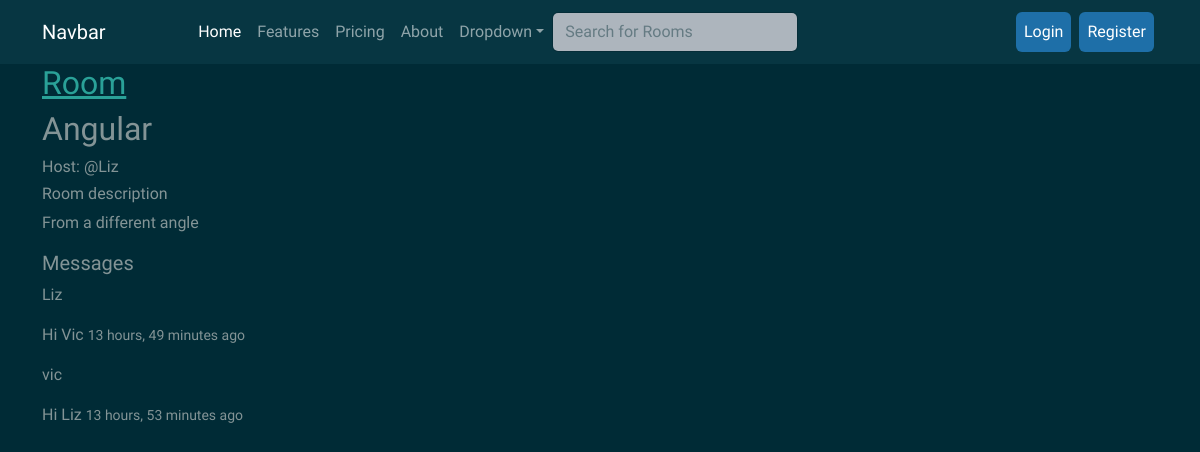
/room/3/, run on an earlier commit of the app's database.
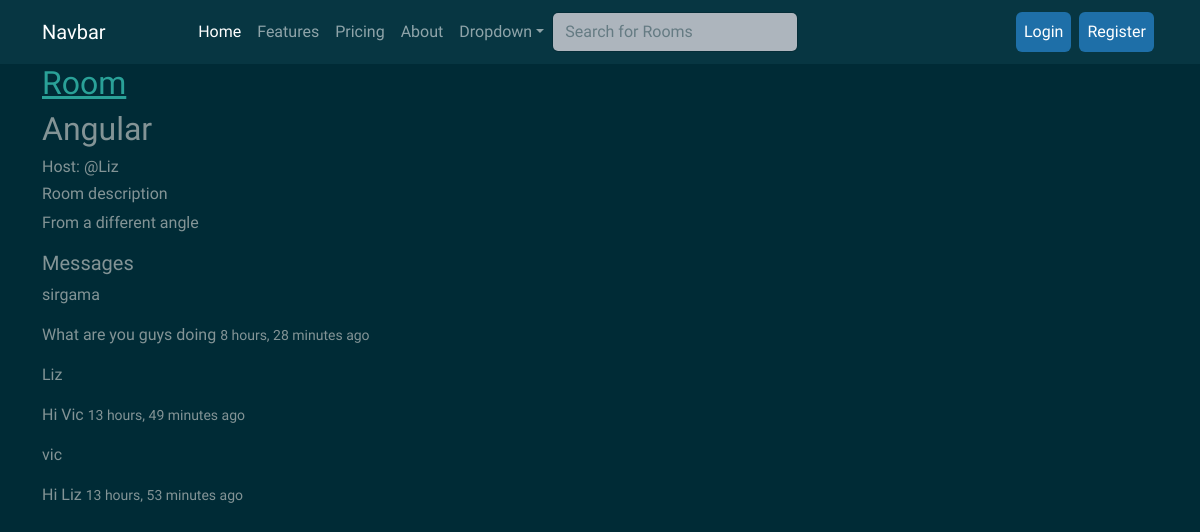
And on a later commit of the database.
### mainapp/models.py (models this page shows, shortened)
class Room(models.Model):
    host = models.ForeignKey(User,on_delete=models.SET_NULL, null=True)
    topic = models.ForeignKey(Topic, on_delete=models.SET_NULL, null=True)
    name = models.CharField(max_length=100)
    description = models.TextField(null=True, blank=True)
    members = models.ManyToManyField(User, related_name='members', blank=True)
    updated = models.DateTimeField(auto_now=True)
    created = models.DateTimeField(auto_now_add=True)
    class Meta:
        ordering = ['-updated', '-created']

class Message(models.Model):
    user = models.ForeignKey(User, on_delete=models.CASCADE)
    room = models.ForeignKey(Room, on_delete=models.CASCADE)
    body = models.TextField()
    updated = models.DateTimeField(auto_now=True)
    created = models.DateTimeField(auto_now_add=True)

### mainapp/views.py (the view, shortened to what this page needs)
# urls.py: path('room/<str:pk>/', views.room, name='room'),
def room(request, pk):
    room = Room.objects.get(id=pk)
    roomchats = room.message_set.all().order_by('-created')
    context = {
        "room" : room,
        "roomchats":roomchats
    }
    return render(request, 'mainapp/room.html', context)

### mainapp/templates/mainapp/room.html (shortened to what this page needs)
{% extends 'mainapp/base.html' %}
{% load static %}
{% block content %}
{% include 'mainapp/navbar.html' %}
<div class="container">
    <div class="row">
        <div class="col-md-7">
            <a href="{% url 'home' %}"><h2>Room</h2></a>
                <h2>{{room.name}}</h2>
                <h6>Host: @{{room.host.username}}</h6>
                <h6>Room description</h6>
                <p>{{room.description}}</p>
                <h5>Messages</h5>
                    {% for mess in roomchats %}
                        <p>{{mess.user}}    </p>
                        <p>{{mess.body}}  <small>{{mess.created | timesince}} ago</small></p>
                    {% endfor %}
{% endblock %}

### mainapp/templates/mainapp/base.html (shortened to what this page needs)
{% load static %}
<!DOCTYPE html>
<html lang="en">
<head>
    <link rel="stylesheet" href="https://cdnjs.cloudflare.com/ajax/libs/bootswatch/5.2.0/solar/bootstrap.min.css" />
</head>
<body>
    {% block content %}
    {% endblock %}
</body>
</html>

### mainapp/templates/mainapp/navbar.html (shortened to what this page needs)
{% load static %}
<nav class="navbar navbar-expand-lg navbar-dark bg-dark">
    <div class="container">
      <a class="navbar-brand" href="#">Navbar</a>
      <div class="collapse navbar-collapse" id="navbarColor02">
        <ul class="navbar-nav m-auto">
          <li class="nav-item">
            <a class="nav-link active" href="{% url 'home' %}">Home
            </a>
          </li>
          <li class="nav-item">
            <a class="nav-link" href="#">Features</a>
          </li>
          <li class="nav-item">
            <a class="nav-link" href="#">Pricing</a>
          </li>
          <li class="nav-item">
            <a class="nav-link" href="#">About</a>
          </li>
          <li class="nav-item dropdown">
            <a class="nav-link dropdown-toggle" data-bs-toggle="dropdown" href="#" role="button" aria-haspopup="true" aria-expanded="false">Dropdown</a>
          </li>
           <form class="d-flex" method="GET" action="{% url 'home' %}">
          <input class="form-control me-sm-2" type="text" placeholder="Search for Rooms" name="q" pwa2-uuid="EDITOR/input-863-FCC-3BBCC-11C" pwa-fake-editor="">
        </form>
        </ul>
      </div>
      <div class="collapse navbar-collapse" id="navbarColor02">
        <ul class="navbar-nav ms-auto">
            {% if request.user.is_authenticated %}
            <li class="nav-item">
              <a class="nav-link" href="#">Hi, {{request.user}}</a>
            </li>
            <li class="nav-item">
                <a class="nav-link active btn btn-success" href="{% url 'logout' %}">Logout
                    <span class="visually-hidden">(current)</span>
                </a>
            </li>
            {% else %}
                <li class="nav-item m-1">
                    <a class="nav-link active btn btn-info" href="{% url 'log' %}">Login
                    </a>
                </li>
                <li class="nav-item m-1">
                  <a class="nav-link active btn btn-info" href="{% url 'register' %}">Register
                  </a>
              </li>
            {% endif %}
        </ul>
      </div>
    </div>
  </nav>

What changed in the data, as far as the page shows it:
added Message: user "sirgama", body "What are you guys doing", created "8 hours, 28 minutes"
